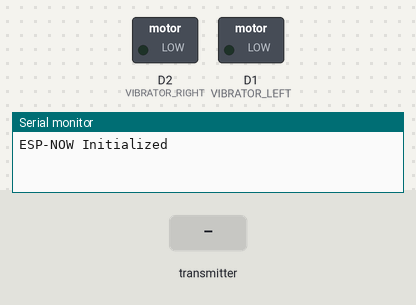
The sketch below on a simulated ESP8266 (NodeMCU). Shown: switched loads named in the sketch (green lamp = pin HIGH), the last lines printed to the serial monitor. Dashed ring = blinking. The inputs (shaded band) are chosen by the test bench.

Above: at 1.2 s.
1.3 s: the transmitter starts sending message = R
At 2.2 s:
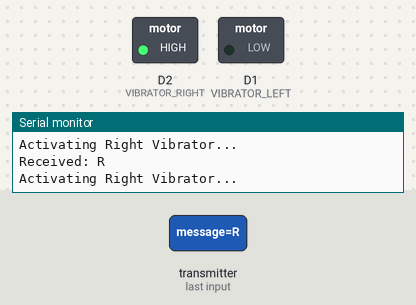
4.7 s: the transmitter starts sending message = L
At 5.2 s:
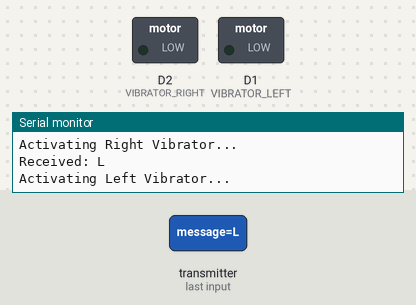
7.7 s: the transmitter starts sending message = S
At 8.2 s:
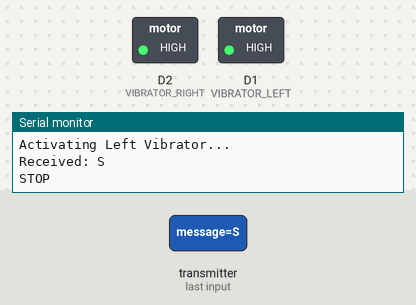
Timing chart, 0 to 11.7 s (numbered marks = the images above; inputs shaded):
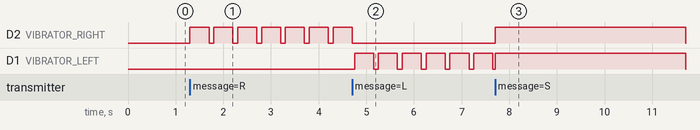

The sketch:

host_computer.ino
```cpp
#include <ESP8266WiFi.h>
#include <espnow.h>

const int VIBRATOR_RIGHT = D2;  // Vibrator for "right"
const int VIBRATOR_LEFT = D1;   // Vibrator for "left"

// Define the MAC addresses of both devices
uint8_t device1MAC[] = {0x24, 0x4C, 0xAB, 0x51, 0xa9, 0x33};  // MAC address of device 1
uint8_t device2MAC[] = {0x24, 0x4C, 0xAB, 0x51, 0x86, 0x9E};  // MAC address of device 2

// Structure to hold the message data
typedef struct struct_message {
    char message[32];  // Buffer for message
} struct_message;

struct_message dataToSend, receivedData;

// Callback function to handle received data
void OnDataRecv(uint8_t *mac_addr, uint8_t *incomingData, uint8_t len) {
    memcpy(&receivedData, incomingData, sizeof(receivedData));
    String receivedMessage = String(receivedData.message);
    receivedMessage.trim();

    Serial.print("Received: ");
    Serial.println(receivedMessage);

    if (receivedMessage == "R") {
        Serial.println("Activating Right Vibrator...");
        digitalWrite(VIBRATOR_RIGHT, HIGH);
        delay(400);
        digitalWrite(VIBRATOR_RIGHT, LOW);
    } else if (receivedMessage == "L") {
        Serial.println("Activating Left Vibrator...");
        digitalWrite(VIBRATOR_LEFT, HIGH);
        delay(400);
        digitalWrite(VIBRATOR_LEFT, LOW);
    } else if (receivedMessage == "S") {
        Serial.println("STOP");
        digitalWrite(VIBRATOR_LEFT, HIGH);
        digitalWrite(VIBRATOR_RIGHT, HIGH);
        delay(800);
        digitalWrite(VIBRATOR_LEFT, LOW);
        digitalWrite(VIBRATOR_RIGHT, LOW);
    }
}

// Callback function to handle sent data status
void OnDataSent(uint8_t *mac_addr, uint8_t sendStatus) {
    Serial.print("Last Packet Send Status: ");
    if (sendStatus == 0) {
        Serial.println("Delivery success");
    } else {
        Serial.println("Delivery fail");
    }
}

void setup() {
    Serial.begin(115200);
    WiFi.mode(WIFI_STA);  // Set ESP8266 to station mode

    pinMode(VIBRATOR_RIGHT, OUTPUT);
    pinMode(VIBRATOR_LEFT, OUTPUT);
    digitalWrite(VIBRATOR_RIGHT, LOW);
    digitalWrite(VIBRATOR_LEFT, LOW);

    if (esp_now_init() != 0) {
        Serial.println("ESP-NOW Init Failed");
        return;
    }

    esp_now_set_self_role(ESP_NOW_ROLE_COMBO);  // Set device as both sender and receiver
    esp_now_register_recv_cb(OnDataRecv);
    esp_now_register_send_cb(OnDataSent);

    // Add the other device as a peer
    esp_now_add_peer(device1MAC, ESP_NOW_ROLE_SLAVE, 1, NULL, 0);
    esp_now_add_peer(device2MAC, ESP_NOW_ROLE_SLAVE, 1, NULL, 0);

    Serial.println("ESP-NOW Initialized");
}

void loop() {
    // Send data to device 1
    if (Serial.available()) {
        String input = Serial.readStringUntil('\n');
        input.trim();
        input.toCharArray(dataToSend.message, sizeof(dataToSend.message));

        Serial.print("Sending to Device 1: ");
        Serial.println(dataToSend.message);

        esp_now_send(device1MAC, (uint8_t *)&dataToSend, sizeof(dataToSend));
        delay(100);
    }

    // Send data to device 2
    if (Serial.available()) {
        String input = Serial.readStringUntil('\n');
        input.trim();
        input.toCharArray(dataToSend.message, sizeof(dataToSend.message));

        Serial.print("Sending to Device 2: ");
        Serial.println(dataToSend.message);

        esp_now_send(device2MAC, (uint8_t *)&dataToSend, sizeof(dataToSend));
        delay(100);
    }
}
```

Measured:
- after the input at 1.3 s, D2 (VIBRATOR_RIGHT): alternates HIGH for 0.40 s and LOW for 0.10 s, starting at once
- after the input at 4.7 s, D2 (VIBRATOR_RIGHT): goes on until 4.7 s, then stays LOW; D1 (VIBRATOR_LEFT): alternates HIGH for 0.40 s and LOW for 0.10 s, starting after 0.05 s
- after the input at 7.7 s, D2 (VIBRATOR_RIGHT): LOW → HIGH at once
